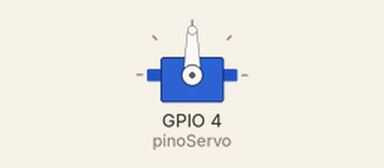
This sketch was run on a simulated ESP32. On the bench: servo.

Above: at 0.05 s.
Timing chart, 0 to 4.6 s (numbered marks = the images above):
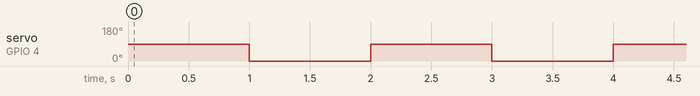

Measured:
- by itself, servo on GPIO 4 (pinoServo): alternates 90° for 1.0 s and 0° for 1.0 s

The sketch:

02_led_pwm_simples.ino
```cpp
#include <ESP32Servo.h>

Servo meuServo;

const int pinoServo = 4;

void setup() {
  meuServo.setPeriodHertz(50);
  meuServo.attach(pinoServo, 500, 2400);
}

void loop() {
  meuServo.write(90);
  delay(1000);
  meuServo.write(0);
  delay(1000);
}
```
